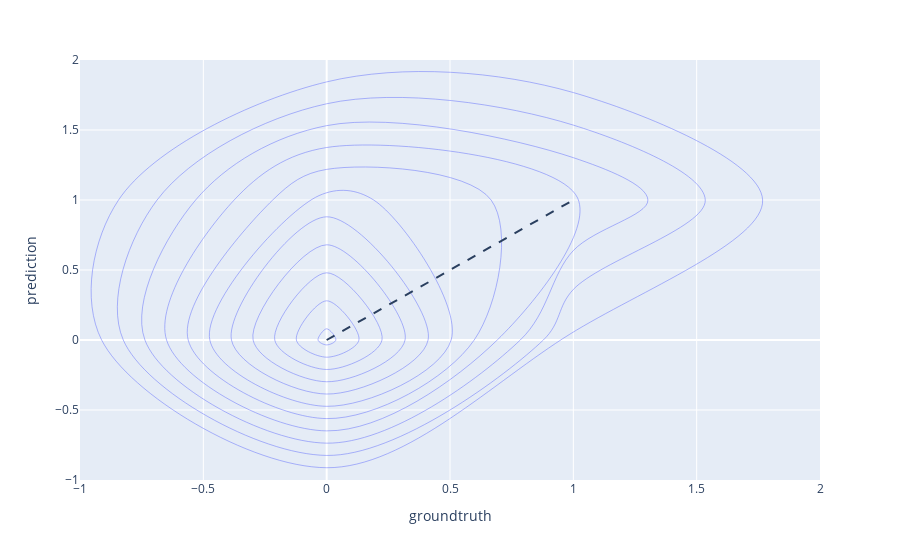

The cell this chart's notebook holds for it:
### Markdown cell above
# Contour Plot

### Code cell
fig = px.density_contour(x=test_y, y=preds, labels={'x': 'groundtruth','y': 'prediction'})
fig.add_shape(
              type='line', line=dict(dash='dash'),
            x0 = preds.min(), y0 = preds.min(),
            x1 = preds.max(), y1 = preds.max()
)
fig.show()

### Figure 1 — Plotly figure (JSON) as saved in the notebook; plotly's stock layout.template omitted (floating-point values rounded to 4 significant figures; data arrays with more than 128 entries replaced by an {"elided": "..."} marker saying what was removed)
{"data": [{"contours": {"coloring": "none"}, "hovertemplate": "groundtruth=%{x}<br>prediction=%{y}<br>count=%{z}<extra></extra>", "legendgroup": "", "line": {"color": "#636efa"}, "name": "", "showlegend": false, "type": "histogram2dcontour", "x": {"elided": "228 int values"}, "xaxis": "x", "xbingroup": "x", "y": {"elided": "228 int values"}, "yaxis": "y", "ybingroup": "y"}], "layout": {"legend": {"tracegroupgap": 0}, "margin": {"t": 60}, "shapes": [{"line": {"dash": "dash"}, "type": "line", "x0": 0, "x1": 1, "y0": 0, "y1": 1}], "xaxis": {"anchor": "y", "domain": [0, 1], "title": {"text": "groundtruth"}}, "yaxis": {"anchor": "x", "domain": [0, 1], "title": {"text": "prediction"}}}}
